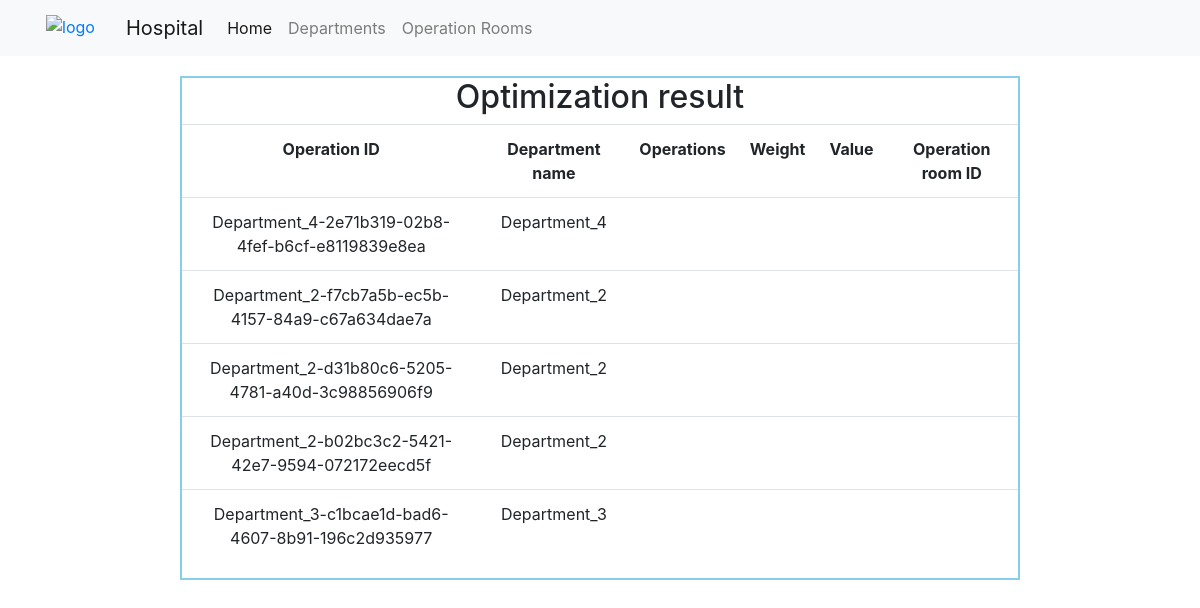
/result, run on an earlier commit of the app's database.
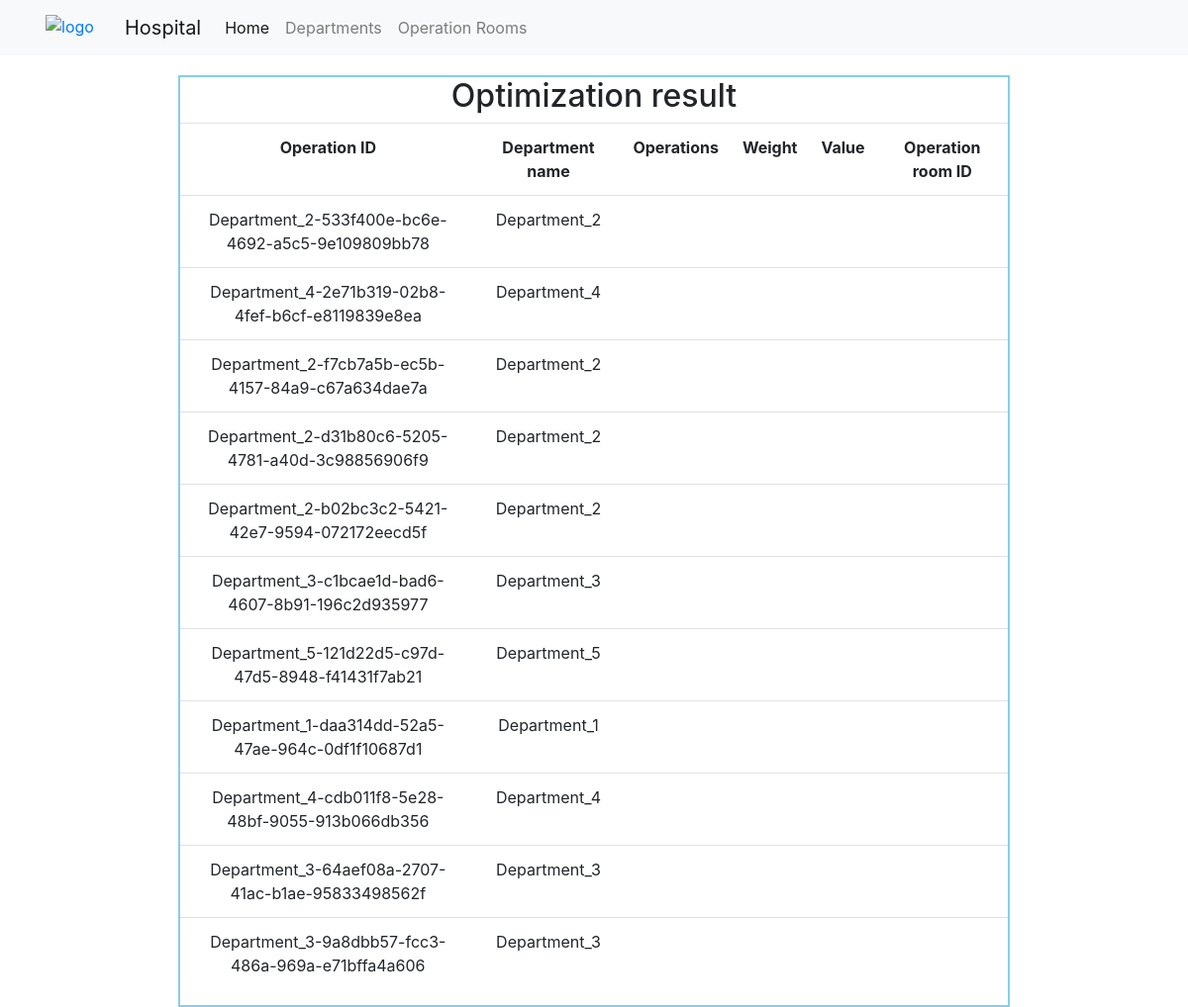
And on a later commit of the database.
### app.py (models this page shows)
class User_Entries(db.Model):
    id = db.Column(db.String(200), primary_key=True)
    doctor = db.Column(db.String(200), nullable= False)
    operation_date = db.Column(db.DateTime, nullable=False)
    department_name = db.Column(db.String(200), nullable=False)
    operation_duration  = db.Column(db.Integer, nullable= False)
    operation_urgency = db.Column(db.Integer, nullable=False)

### app.py (the view)
@app.route('/result', methods=['GET'])
def optimize():
    entries = User_Entries.query.order_by(User_Entries.operation_date).all()
    results = solve_knapsack_problem(entries)
    return render_template('result.html', tasks=entries)

### algorithm.py (called while the page is built)
def solve_knapsack_problem(df):
    return df

### templates/result.html (shortened to what this page needs)
<!DOCTYPE html>
<html lang="en">
<head>
    <link rel="stylesheet" href="{{ url_for('static', filename='css/styles.css') }}">
    <link rel="stylesheet" href="https://maxcdn.bootstrapcdn.com/bootstrap/4.0.0/css/bootstrap.min.css">
    <link rel="stylesheet" href="https://cdnjs.cloudflare.com/ajax/libs/bootstrap-datepicker/1.9.0/css/bootstrap-datepicker.min.css">
    <link rel="stylesheet" href="https://cdnjs.cloudflare.com/ajax/libs/font-awesome/4.7.0/css/font-awesome.min.css">
</head>
<body>
    <nav class="navbar navbar-expand-lg navbar-light bg-light">
        <div class="image">
            <a href="/">
                <img src="http://www.clipartsuggest.com/images/633/red-medical-symbol-9MqeBw-clipart.jpeg" alt="logo">
            </a>
        </div>
        <a class="navbar-brand" href="/">Hospital</a>
        <div class="collapse navbar-collapse" id="navbarNav">
          <ul class="navbar-nav">
            <li class="nav-item active">
              <a class="nav-link" href="/">Home <span class="sr-only">(current)</span></a>
            </li>
            <li class="nav-item">
              <a class="nav-link" href="/admin">Departments</a>
            </li>
            <li class="nav-item">
              <a class="nav-link" href="/rooms">Operation Rooms</a>
            </li>
          </ul>
        </div>
    </nav>
    <div class="Table_content">
        <table class="table">
            <thead><h2>Optimization result</h2></thead>
            <tbody class="table_body">
                <tr>
                    <th>Operation ID</th>
                    <th>Department name</th>
                    <th>Operations</th>
                    <th>Weight</th>
                    <th>Value</th>
                    <th>Operation room ID</th>
                </tr>
                {% for task in tasks: %}
                    <tr>
                        <td>{{task.id}}</td>
                        <td>{{task.department_name}}</td>
                        <td>{{task.department_capacity}}</td>
                        <td>{{task.department_capacity}}</td>
                        <td>{{task.department_capacity}}</td>
                        <td>{{task.department_capacity}}</td>
                    </tr>
                {% endfor %}
            </tbody>
        </table>
    </div>
</body>
</html>

What changed in the data, as far as the page shows it:
added User_Entries: id "Department_2-533f400e-bc6e-4692-a5c5-9e109809bb78", department_name "Department_2"
added User_Entries: id "Department_5-121d22d5-c97d-47d5-8948-f41431f7ab21", department_name "Department_5"
added User_Entries: id "Department_1-daa314dd-52a5-47ae-964c-0df1f10687d1", department_name "Department_1"
added User_Entries: id "Department_4-cdb011f8-5e28-48bf-9055-913b066db356", department_name "Department_4"
added User_Entries: id "Department_3-64aef08a-2707-41ac-b1ae-95833498562f", department_name "Department_3"
added User_Entries: id "Department_3-9a8dbb57-fcc3-486a-969a-e71bffa4a606", department_name "Department_3"
